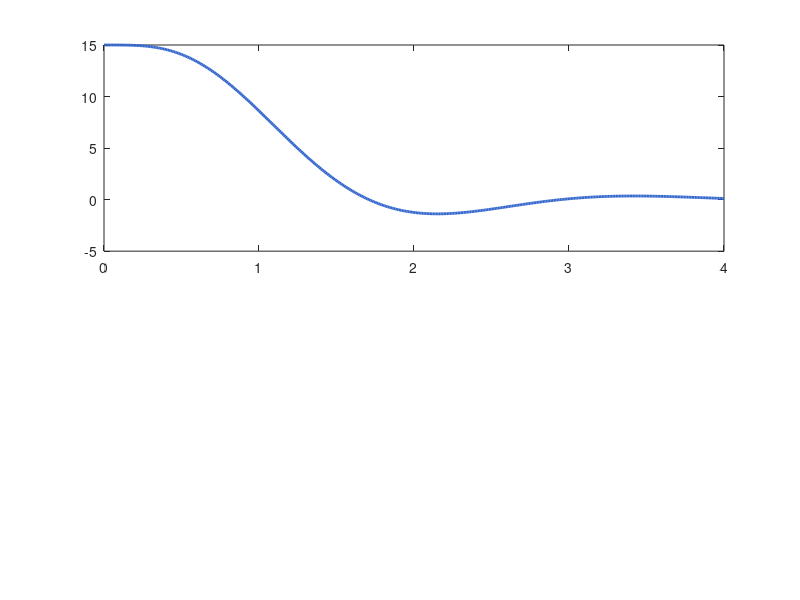

Recreate this plot in MATLAB. (Note: this script raises an error after producing the figure.)
%% BALL AND PLATE SYSTEM - LQR DESIGN & STABILITY PROOF
% ============================================================
% Course:  Control Systems II & Robotics
% Author:  Hasan Abuzaid
% University: German Jordanian University (GJU)
%
% This script:
%   1. Defines the linearized state-space model
%   2. Verifies open-loop instability
%   3. Designs an LQR optimal controller
%   4. Proves closed-loop stability via eigenvalue analysis
%   5. Simulates the step response from a 15 cm initial offset
% ============================================================

clc; clear; close all;

%% 1. PHYSICAL PARAMETERS
g      = 9.81;                       % Gravitational acceleration [m/s^2]
m_ball = 0.0027;                     % Mass of ping pong ball [kg]
r_ball = 0.020;                      % Radius of ball [m]
c      = 5/7;                        % Solid sphere rolling constant

%% 2. STATE-SPACE MODEL
% State vector: x = [position; velocity; plate_angle; angular_velocity]
% Input u: angular acceleration of plate

A = [0  1  0    0;
     0  0  c*g  0;
     0  0  0    1;
     0  0  0    0];

B = [0; 0; 0; 1];
C = [1  0  0  0];
D = 0;

%% 3. OPEN-LOOP STABILITY
poles_open = eig(A);

fprintf('================================================\n');
fprintf('  OPEN-LOOP STABILITY\n');
fprintf('================================================\n');
fprintf('  Poles: ');
fprintf('%.4f  ', poles_open);
fprintf('\n');

if any(real(poles_open) > 0)
    fprintf('  UNSTABLE (poles in RHP)\n');
else
    fprintf('  MARGINALLY UNSTABLE (poles on imaginary axis)\n');
end
fprintf('\n');

%% 4. LQR CONTROLLER DESIGN
Q = diag([50, 1, 1, 1]);
R = 1;

[K, S, P] = lqr(A, B, Q, R);

fprintf('================================================\n');
fprintf('  LQR GAINS\n');
fprintf('================================================\n');
fprintf('  K = [%.4f,  %.4f,  %.4f,  %.4f]\n', K(1), K(2), K(3), K(4));
fprintf('\n');

%% 5. CLOSED-LOOP STABILITY
A_closed = A - B*K;
poles_closed = eig(A_closed);

fprintf('================================================\n');
fprintf('  CLOSED-LOOP STABILITY\n');
fprintf('================================================\n');
fprintf('  Poles: ');
fprintf('%.4f%+.4fi  ', [real(poles_closed)'; imag(poles_closed)']);
fprintf('\n');

if all(real(poles_closed) < 0)
    fprintf('  STABLE (all poles in LHP)\n');
else
    fprintf('  UNSTABLE — retune Q/R\n');
end
fprintf('\n');

%% 6. SIMULATION
sys_cl = ss(A_closed, B*K, C, D);
x0 = [0.15; 0; 0; 0];   % Ball starts 15 cm from center
t  = 0:0.01:4;

[y, t, x] = initial(sys_cl, x0, t);

%% 7. PLOTTING
figure('Name', 'Ball & Plate LQR Simulation', 'Position', [100 100 900 600]);

subplot(2, 1, 1);
plot(t, x(:,1) * 100, 'LineWidth', 2, 'Color', [0.2 0.4 0.8]);
hold on; yline(0, '--k', 'LineWidth', 1); hold off;
grid on;
title('Ball Position Response', 'FontSize', 14);
xlabel('Time [s]'); ylabel('Position [cm]');
legend('Ball Position', 'Target (Center)', 'Location', 'northeast');

subplot(2, 1, 2);
plot(t, rad2deg(x(:,3)), 'LineWidth', 2, 'Color', [0.8 0.2 0.2]);
grid on;
title('Plate Angle (Control Effort)', 'FontSize', 14);
xlabel('Time [s]'); ylabel('Angle [deg]');

sgtitle('Ball & Plate — LQR Stability Proof', 'FontSize', 16, 'FontWeight', 'bold');
